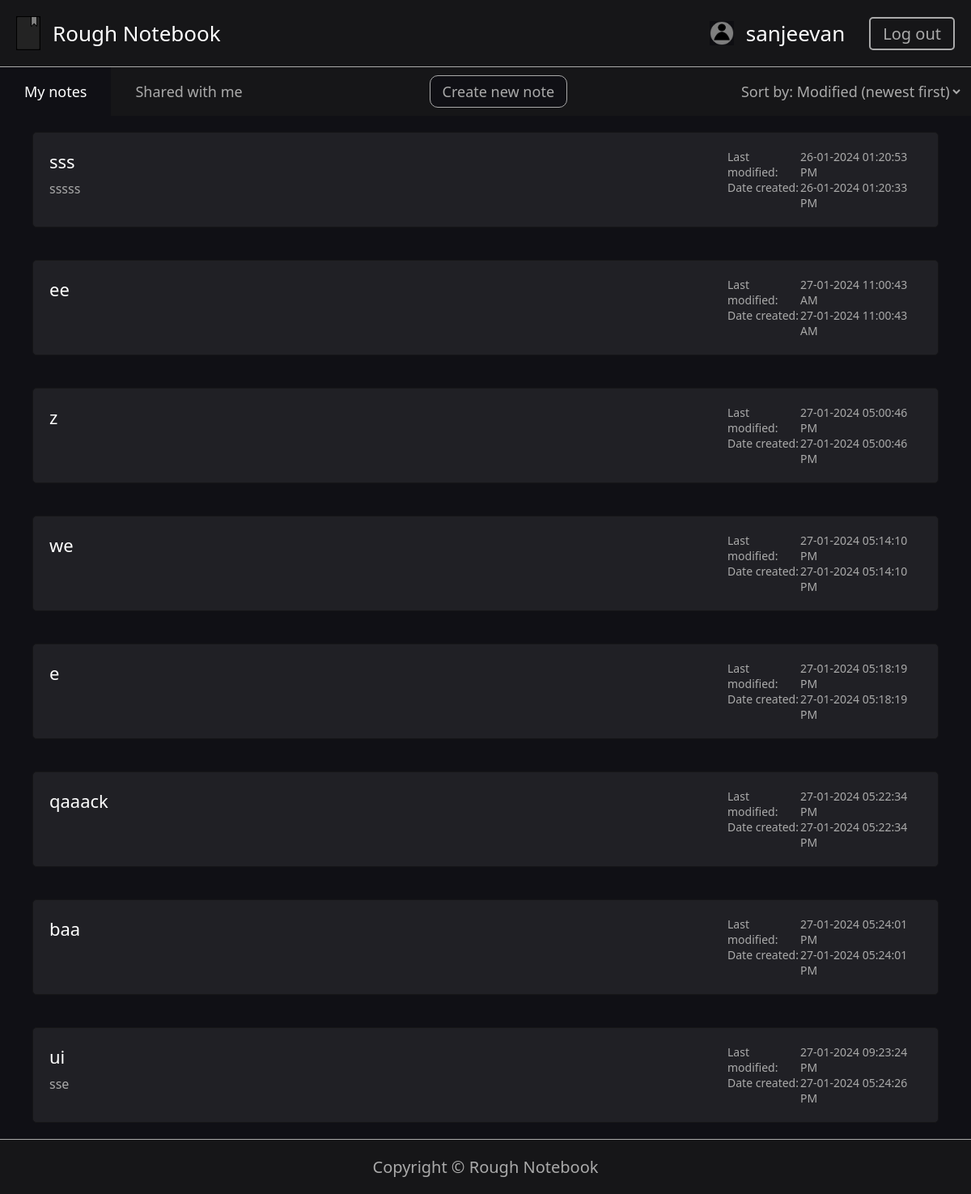
Screenshot of / (signed in) with the database file from the repository.
### notes/models.py (models this page shows, shortened)
class Note(models.Model):
    username = models.ForeignKey(settings.AUTH_USER_MODEL, on_delete=models.CASCADE)
    subject = models.TextField()
    content = models.TextField()
    created = models.DateTimeField()
    modified = models.DateTimeField()

### notes/views.py (the view)
# urls.py: path('', views.index, name='index'),
@cache_control(no_store = True)
def index(request):
    if request.path == "/note/":
        return HttpResponseRedirect("/")
    if request.user.is_authenticated:
        if request.method == "POST":
            return handle_logout(request)
        else:
            return list_notes(request)
    else:
        if request.method == "POST":
            return handle_login(request)
        else:
            return render(request, "login.html")

### templates/list-notes-page.html (shortened to what this page needs)
{% extends "base2.html" %}
{% block main %}
<main id="list-notes-page">
    <section class="top-bar">
        <div class="tabs-wrapper">
            <button id="my-notes-tab" class="tab active-tab">My notes</button>
            <button id="shared-notes-tab" class="tab">Shared with me</button>
        </div>
        <button onclick="window.open('/new_note', '_self')">Create new note</button>
        <select name="sort-by" id="sort-by" onchange="sortNotes(this.value)">
            <option value="Modified (newest first)">Sort by: Modified (newest first)</option>
        </select>
    </section>
    <section class="container-list-notes" id="my-notes-container">
        {% for note in notes %}
            <div class="note-card" onclick="window.open('note/'+{{note.dateCreated}}, '_self');" data-created="{{note.dateCreated}}" data-modified="{{note.dateModified}}">
                <span class="subject">{{note.subject}}</span>
                <span class="date-modified">Last modified:</span>
                <span class="date-modified">{{note.modified}}</span>
                <span class="note-content">{{note.content}}</span>
                <span class="date-created">Date created:</span>
                <span class="date-created">{{note.created}}</span>
            </div>
        {% empty %}
            <p class="no-notes">No notes found !<br>Start by creating a new note...</p>
        {% endfor %}
    </section>
</main>
{% endblock main %}

### templates/base2.html (shortened to what this page needs)
{% load static %}
<!DOCTYPE html>
<html lang="en">
<head>
    <link rel="stylesheet" href={% static 'css/list-notes.css' %}>
    <link rel="stylesheet" href={% static 'css/display-note.css' %}>
    <link rel="stylesheet" href={% static 'css/share.css' %}>
    <link rel="stylesheet" href={% static 'css/messages.css' %}>
</head>
<body>
    <header>
        <div onclick="window.location.href='/'">
            <img src={% static "images/logo.png" %} alt="logo">
            <span>Rough Notebook</span>
        </div>
        <div>
            {% if name == "AnonymousUser" %}
                <button onclick="window.location.href='/'">Log in</button>
            {% else %}
                <img src={% static "images/profile.png" %} alt="profile pic">
                <span>{{name}}</span>
                <form action="/" method="POST">
                    <button type="submit" onclick="if (confirm('Are You sure you want to logout?')){localStorage.clear(); return true} else{return false}">Log out</button>
                </form>
            {% endif %}
        </div>
    </header>
    {% block main %}{% endblock main %}
    <footer>
        <p>Copyright &copy; Rough Notebook</p>
    </footer>
</body>
</html>

### static/css/list-notes.css (style rules this page uses)
.top-bar { background: var(--bg-secondary); display: flex; justify-content: space-between; }
.tabs-wrapper { display: flex; }
.tab { padding: 10px 30px; font-size: 18px; color: var(--text-secondary); background: var(--bg-secondary); border: none; cursor: pointer; }
.active-tab { color: var(--text-primary); background: var(--bg-primary); }
.top-bar>button { margin: 10px; padding: 7px 15px; font-size: 18px; color: var(--text-secondary); background: var(--bg-primary); border: 1px solid var(--text-secondary); border-radius: 10px; cursor: pointer; }
#sort-by { margin: 10px; font-size: 18px; color: var(--text-secondary); background: var(--bg-secondary); border: none; cursor: pointer; }
.container-list-notes { display: flex; flex-direction: column; flex-grow: 1; }
.note-card { margin: 20px 40px; padding: 20px; box-sizing: border-box; font-weight: 100; color: var(--text-primary); background: var(--bg-tertiary); border: 1px solid var(--bg-secondary); border-radius: 5px; display: grid; grid-template-columns: auto 90px 150px; grid-template-rows: auto auto; cursor: pointer; }
.subject { font-size: 22px; height: 30px; overflow: hidden; }
.note-content { color: var(--text-secondary); overflow: hidden; height: 22px; }
.date-created, .date-modified { font-size: 14px; color: var(--text-secondary); }

### static/css/display-note.css (style rules this page uses)
.top-bar { background: var(--bg-secondary); display: flex; justify-content: space-between; }

### static/css/common.css (style rules this page uses)
:root { --bg-primary: #101015; --bg-secondary: #161618; --bg-tertiary: #202025; --bg-accent: #323250; --text-primary: #ffffff; --text-secondary: #aaaaaa; font-family: 'Segoe UI', Tahoma, Geneva, Verdana, sans-serif; }
* { margin: 0; padding: 0; font-family: inherit; }
body { background: var(--bg-primary); min-height: 100vh; display: flex; flex-direction: column; }
header { padding: 20px; font-size: 26px; color: var(--text-primary); background: var(--bg-secondary); border-bottom: 1px solid var(--text-secondary); position: sticky; top: 0; display: flex; justify-content: space-between; align-items: center; z-index: 5; }
header>div { display: flex; align-items: center; }
header img { width: 30px; margin-right: 15px; }
header form { margin-left: 30px; display: inline; }
header button { padding: 5px 15px; font-size: 20px; color: var(--text-secondary); background: var(--bg-secondary); border: 2px solid var(--text-secondary); border-radius: 5px; cursor: pointer; }
main:not(.container-right) { display: flex; flex-direction: column; flex-grow: 1; }
footer { padding: 20px; font-size: 20px; text-align: center; color: var(--text-secondary); background: var(--bg-secondary); border-top: 1px solid var(--text-secondary); box-sizing: border-box; }

### rows the page displays
Note: subject "sss", modified "26-01-2024 01:20:53 PM", content "sssss", created "26-01-2024 01:20:33 PM"
Note: subject "ee", modified "27-01-2024 11:00:43 AM", created "27-01-2024 11:00:43 AM"
Note: subject "z", modified "27-01-2024 05:00:46 PM", created "27-01-2024 05:00:46 PM"
Note: subject "we", modified "27-01-2024 05:14:10 PM", created "27-01-2024 05:14:10 PM"
Note: subject "e", modified "27-01-2024 05:18:19 PM", created "27-01-2024 05:18:19 PM"
Note: subject "qaaack", modified "27-01-2024 05:22:34 PM", created "27-01-2024 05:22:34 PM"
Note: subject "baa", modified "27-01-2024 05:24:01 PM", created "27-01-2024 05:24:01 PM"
Note: subject "ui", modified "27-01-2024 09:23:24 PM", content "sse", created "27-01-2024 05:24:26 PM"

### other values shown
{{ name }} "sanjeevan"
